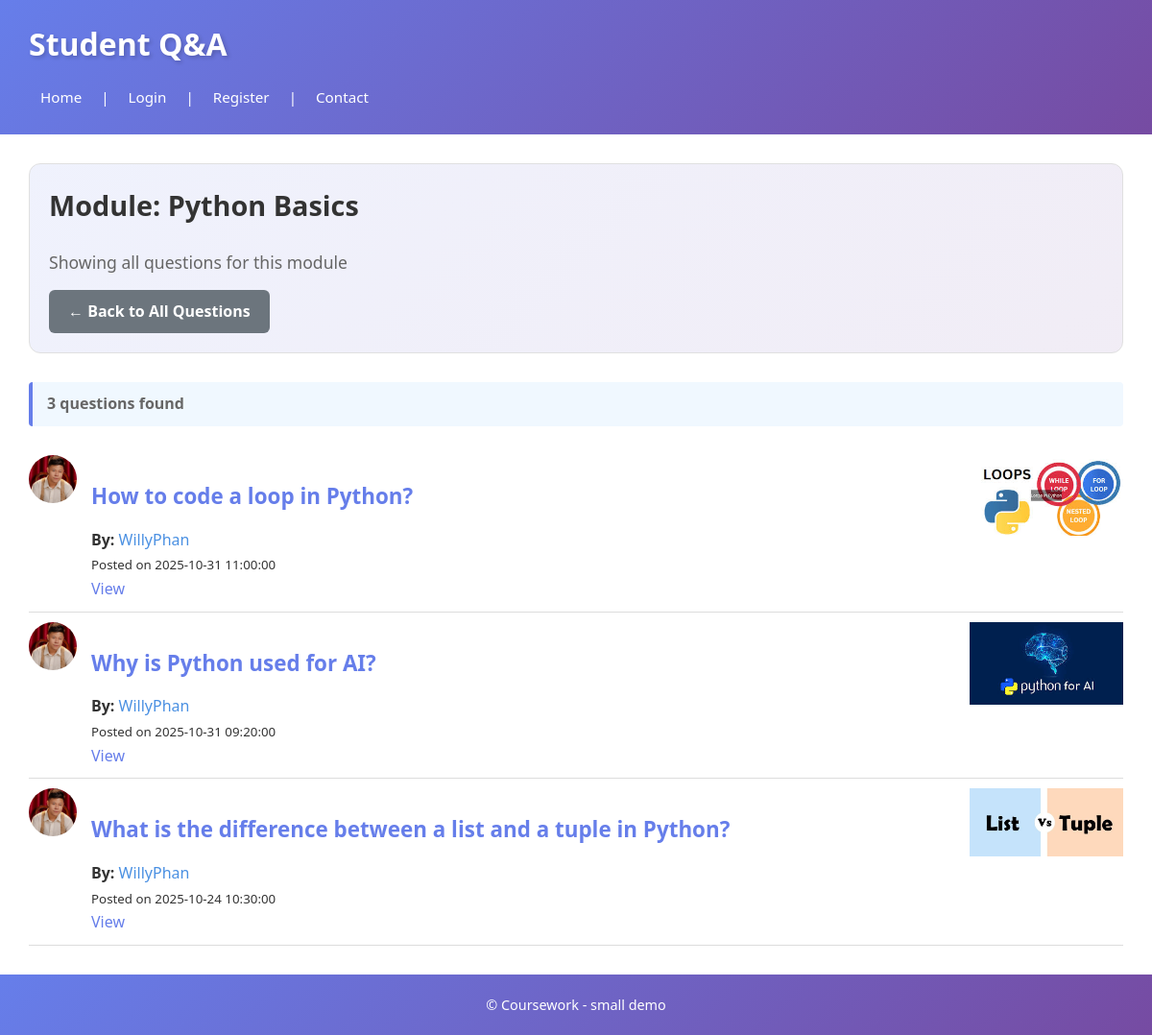
The page /module.php?id=1 on the database as committed earlier.
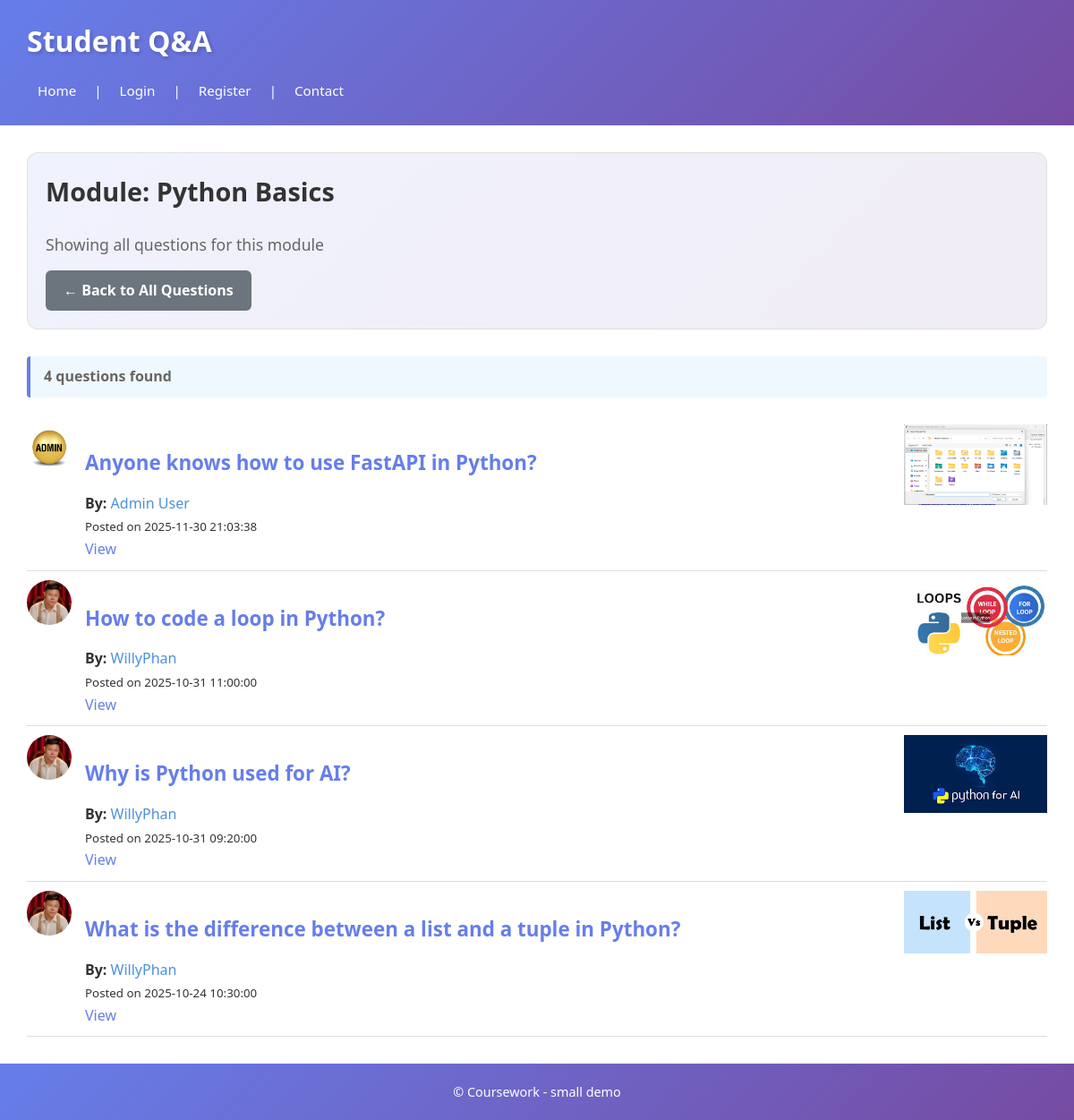
The same page on the database as committed later.
### tables this page shows
CREATE TABLE `question` (
  `id` int(11) NOT NULL,
  `text` text NOT NULL,
  `date` datetime NOT NULL,
  `userid` int(11) NOT NULL,
  `moduleid` int(11) DEFAULT NULL,
  `img` varchar(255) DEFAULT NULL
);

CREATE TABLE `user` (
  `id` int(11) NOT NULL,
  `username` varchar(100) NOT NULL,
  `name` varchar(100) NOT NULL,
  `email` varchar(100) NOT NULL,
  `password` varchar(255) NOT NULL,
  `role` enum('user','admin') NOT NULL DEFAULT 'user',
  `avatar` varchar(255) DEFAULT NULL,
  `created_at` datetime NOT NULL DEFAULT current_timestamp()
);

### module.php (called while the page is built, shortened)
<?php
require 'includes/DatabaseConnection.php';
require 'includes/DataBaseFunctions.php';
$moduleId = (int)$_GET['id'];
$module = getModule($pdo, $moduleId);
$questions = getQuestionsByModule($pdo, $moduleId);
include 'templates/module_questions.php';
include 'templates/layout.php';
?>

### includes/DataBaseFunctions.php (called while the page is built, shortened)
<?php
function getCurrentUser() {
    return $_SESSION['user'] ?? null;
}
function isAdmin() {
    return isset($_SESSION['user']) && $_SESSION['user']['role'] === 'admin';
}
function query($pdo, $sql, $params = []) {
    $stmt = $pdo->prepare($sql);
    $stmt->execute($params);
    return $stmt;
}
function getModule($pdo, $id) {
    $sql = "SELECT id, name FROM module WHERE id = :id";
    return query($pdo, $sql, [':id' => $id])->fetch();
}
function getQuestionsByModule($pdo, $moduleid) {
    $sql = "SELECT q.id, q.text AS questiontext, q.date, q.img, q.userid, q.moduleid,
                   m.name AS modulename, u.name AS name, u.username AS username, u.avatar
            FROM question q
            LEFT JOIN module m ON q.moduleid = m.id
            LEFT JOIN `user` u ON q.userid = u.id
            WHERE q.moduleid = :moduleid
            ORDER BY q.date DESC";
    return query($pdo, $sql, [':moduleid' => $moduleid])->fetchAll();
}
?>

### templates/module_questions.php (the view, shortened to what this page needs)
<div class="module-header">
    <h2>Module: <?=htmlspecialchars($module['name'])?></h2>
    <p class="module-description">Showing all questions for this module</p>
    <p><a href="index.php" class="btn btn-secondary">← Back to All Questions</a></p>
</div>
<?php if (empty($questions)): ?>
    <div class="no-questions-message">
        <p>No questions have been posted for this module yet.</p>
        <?php if (isLoggedIn()): ?>
            <p><a href="addquestion.php" class="btn btn-primary">Be the first to ask a question!</a></p>
        <?php endif; ?>
    </div>
<?php else: ?>
    <p class="question-count"><?=count($questions)?> question<?=count($questions) != 1 ? 's' : ''?> found</p>
    <?php foreach ($questions as $q): ?>
        <article style="border-bottom:1px solid #ddd; padding:10px 0; display:flex; gap:15px;">
            <div style="flex-shrink:0;">
                <?php if (!empty($q['avatar'])): ?>
                    <a href="profile.php?username=<?=htmlspecialchars($q['username'])?>">
                        <img src="images/avatars/<?=htmlspecialchars($q['avatar'])?>"
                             style="width:50px; height:50px; border-radius:50%; object-fit:cover;"
                             alt="<?=htmlspecialchars($q['name'])?>">
                    </a>
                <?php else: ?>
                    <div style="width:50px; height:50px; border-radius:50%; background:#ddd; display:flex; align-items:center; justify-content:center; color:#999;">
                        <small>N/A</small>
                    </div>
                <?php endif; ?>
            </div>
            <div style="flex-grow:1;">
                <?php if (!empty($q['img'])): ?>
                    <div style="float:right; max-width:160px; margin-left:10px;">
                        <img src="images/questions/<?=htmlspecialchars($q['img'])?>" style="max-width:100%;" alt="">
                    </div>
                <?php endif; ?>
                <h3><a href="question.php?id=<?=htmlspecialchars($q['id'])?>"><?=htmlspecialchars(substr($q['questiontext'],0,120))?></a></h3>
                <p><strong>By:</strong> <a href="profile.php?username=<?=htmlspecialchars($q['username'])?>" style="text-decoration:none; color:#4a90e2;"><?=htmlspecialchars($q['name'] ?? 'Unknown')?></a></p>
                <p><small>Posted on <?=htmlspecialchars($q['date'])?></small></p>
                <p>
                        <?php
                        $currentUser = getCurrentUser();
                        $isOwner = ($currentUser && $currentUser['id'] == $q['userid']);
                        $isAdmin = isAdmin();
                        if ($isOwner):
                        ?>
                            <a href="editquestion.php?id=<?=htmlspecialchars($q['id'])?>">Edit</a> |
                            <form action="deletequestion.php" method="post" style="display:inline; margin:0;">
                                <input type="hidden" name="id" value="<?=htmlspecialchars($q['id'])?>">
                                <input type="submit" value="Delete" onclick="return confirm('Delete this question?');" style="background:none; border:none; color:#d9534f; cursor:pointer; text-decoration:underline; padding:0;">
                            </form>
                        <?php else: ?>
                            <a href="question.php?id=<?=htmlspecialchars($q['id'])?>">View</a>
                        <?php endif; ?>
                </p>
            </div>
        </article>
    <?php endforeach; ?>
<?php endif; ?>

Rows that differ between the two databases and show on the page:
added question: userid.avatar (picture), img (picture), text "Anyone knows how to use FastAPI in Python?", userid.name "Admin User", date "2025-11-30 21:03:38"
Other text that changed with them:
count($questions): "3" → "4"
